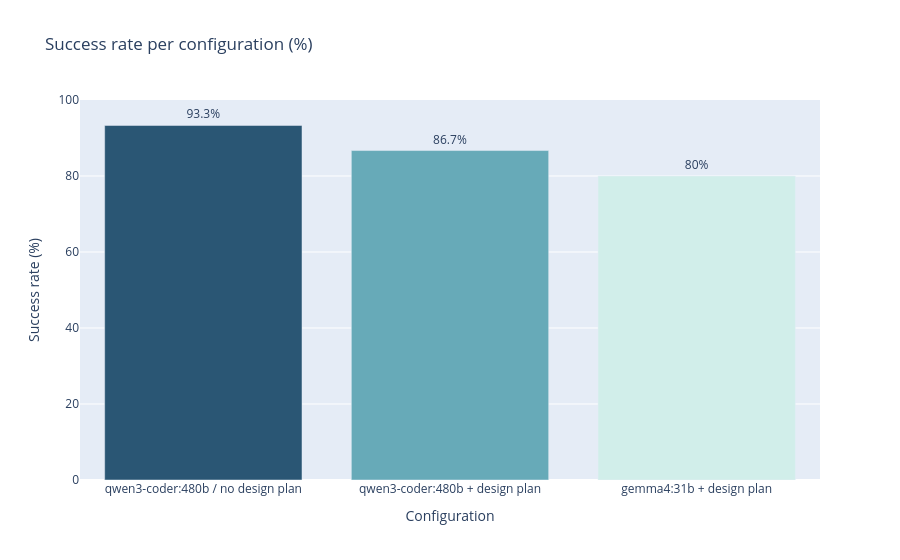

Notebook code cell kept with this figure:
### Markdown cell above
## 2. Success rate per config

### Code cell
success_rate = (
    df.groupby("config")["success"]
    .mean()
    .mul(100)
    .round(1)
    .reset_index()
    .rename(columns={"success": "success_rate"})
    .sort_values("success_rate", ascending=False)
)

fig = px.bar(
    success_rate,
    x="config",
    y="success_rate",
    text="success_rate",
    title="Success rate per configuration (%)",
    labels={"config": "Configuration", "success_rate": "Success rate (%)"},
    color="success_rate",
    color_continuous_scale="teal",
    range_y=[0, 100],
)
fig.update_traces(texttemplate="%{text}%", textposition="outside")
fig.update_layout(coloraxis_showscale=False, showlegend=False)
fig.show()

### Figure 1 — Plotly figure (JSON) as saved in the notebook; plotly's stock layout.template omitted (floating-point values rounded to 4 significant figures)
{"data": [{"hovertemplate": "Configuration=%{x}<br>Success rate (%)=%{marker.color}<extra></extra>", "legendgroup": "", "marker": {"color": [93.3, 86.7, 80.0], "coloraxis": "coloraxis", "pattern": {"shape": ""}}, "name": "", "orientation": "v", "showlegend": false, "text": [93.3, 86.7, 80.0], "textposition": "outside", "texttemplate": "%{text}%", "type": "bar", "x": ["qwen3-coder:480b / no design plan", "qwen3-coder:480b + design plan", "gemma4:31b + design plan"], "xaxis": "x", "y": [93.3, 86.7, 80.0], "yaxis": "y"}], "layout": {"barmode": "relative", "coloraxis": {"autocolorscale": false, "colorbar": {"title": {"text": "Success rate (%)"}}, "colorscale": [[0, "rgb(209, 238, 234)"], [0.1667, "rgb(168, 219, 217)"], [0.3333, "rgb(133, 196, 201)"], [0.5, "rgb(104, 171, 184)"], [0.6667, "rgb(79, 144, 166)"], [0.8333, "rgb(59, 115, 143)"], [1, "rgb(42, 86, 116)"]], "showscale": false}, "legend": {"tracegroupgap": 0}, "showlegend": false, "title": {"text": "Success rate per configuration (%)"}, "xaxis": {"anchor": "y", "domain": [0, 1], "title": {"text": "Configuration"}}, "yaxis": {"anchor": "x", "domain": [0, 1], "range": [0, 100], "title": {"text": "Success rate (%)"}}}}
